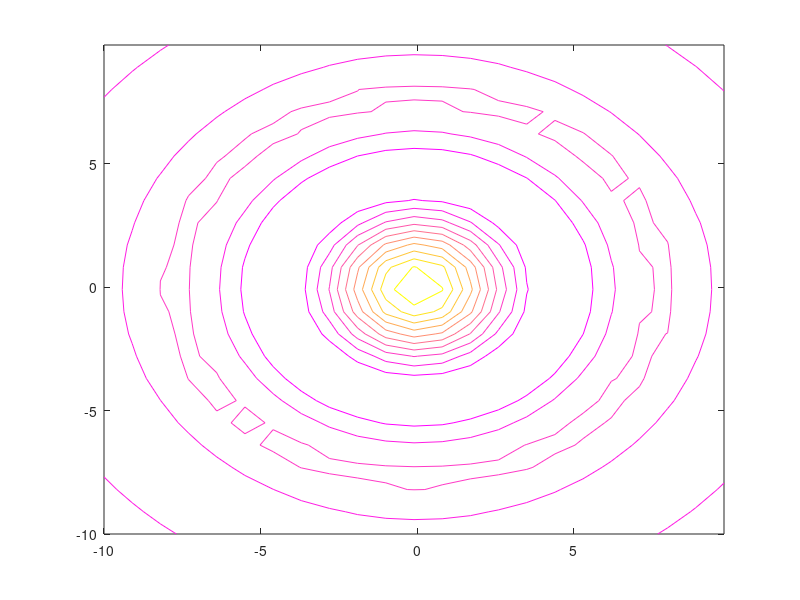

MATLAB code to generate this figure:
##clear
##[x, y]=meshgrid(-5:0.5:5, -5:0.5:5);
##plot(x, y);
##xlable('X')
##ylable('Y')

x = -10:0.9:10;
y = -10:0.9:10;

[X, Y] = meshgrid(x, y);
z = sin(sqrt(X.^2+Y.^2))./sqrt(X.^2+Y.^2);
grid on
##subplot(1, 3, 1)
##surf(X, Y, z)

##shading flat
##
##subplot(1, 3, 2)
##surf(X, Y, z)
##shading faceted
##
##subplot(1, 3, 3)
##surf(X, Y, z)
##shading interp

##surfc(X, Y, z)
contour(X, Y, z)
##colorbar
##colormap('spring')
##colormap('winter')
##colormap('summer')


colormap('spring')
##surf(X, Y, z)

##surf(X, Y, z)
##hidden on

